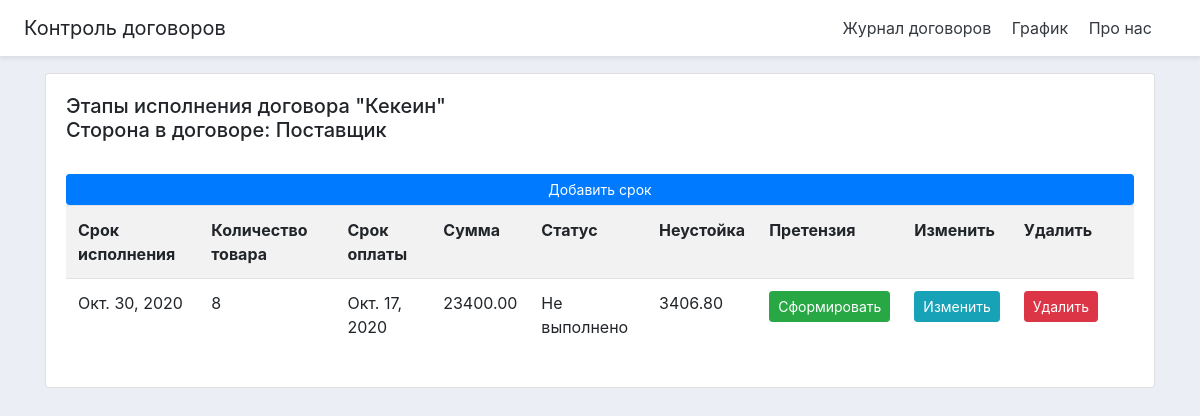
The app's page /table/14/ with its own data.
### main/models.py (models this page shows, shortened)
class Contract(models.Model):
    type = 'Поставки'
    date_of_signing = models.DateField('Дата подписания')
    SIDE_CHOICES = [
        ('Поставщик', 'Поставщик'),
        ('Покупатель', 'Покупатель')
    ]
    side = models.CharField(
        'Сторона в договоре',
        max_length=10,
        choices=SIDE_CHOICES,
        default='Покупатель',
    )
    title = models.CharField('Наименование Организации', max_length=200)
    director = models.CharField('Генеральный директор', max_length=100)
    legal_address = models.CharField('Адрес', max_length=254)
    email = models.EmailField('E-mail', max_length=200)
    number_of_contract = models.CharField('Номер договора', max_length=250)
    terms = models.TextField('Содержание работ', null=True)
    name = models.CharField('Наименование', max_length=120)
    amount = models.IntegerField('Количество')
    file = models.FileField('Прикрепленный файл', blank=True, upload_to='static/uploads/%Y/%m/%d/')
    period_of_execution = models.DateField('Срок выполнения')
    date_of_creation = models.DateField('Дата создания', auto_now_add=True)
    PAYMENT = 'На этапе оплаты'
    SIGNING = 'На этапе подписывания'
    STATUS_CHOICES = [
        (PAYMENT, 'На этапе оплаты'),
        (SIGNING, 'На этапе подписывания')
    ]
    status = models.CharField(
        'Статус',
        max_length=21,
        choices=STATUS_CHOICES,
        default=SIGNING,
    )
    class Meta:
        verbose_name = 'Договор'
        verbose_name_plural = 'Договоры'

class Timing(models.Model):
    DONE = 'Выполнено'
    NOT_DONE = 'Не выполнено'
    REACTION_CHOICES = [
        (DONE, 'Выполнено'),
        (NOT_DONE, 'Не выполнено')
    ]
    contract = models.ForeignKey(Contract, null=True, on_delete=models.SET_NULL)
    execution_period = models.DateField('Срок исполнения')
    subject = models.IntegerField('Количество обещанного товара')
    payment_period = models.DateField('Срок оплаты')
    reaction = models.CharField(
        'Реакция',
        max_length=12,
        choices=REACTION_CHOICES,
        default=NOT_DONE,
    )
    amount = models.DecimalField('Сумма', max_digits=15, decimal_places=2, default=0.00)
    days = models.IntegerField('Дни разницы', default=0)  # от 0 до 32767
    penalty = models.DecimalField('Неустойка', max_digits=15, decimal_places=2, default=0.00)
    paid = models.DecimalField('Заплачено', max_digits=15, decimal_places=2, default=0.00)
    delivered = models.IntegerField('Доставлено', default=0)
    class Meta:
        verbose_name = 'Срок'
        verbose_name_plural = 'Сроки'

### main/views.py (the view)
# urls.py: path('table/<contract_id>/', views.table, name='table'),
def table(request, contract_id):
    days = 0
    contract = Contract.objects.get(id=contract_id)
    timing = contract.timing_set.all()
    n = datetime.datetime.date(datetime.datetime.now())
    for i in timing:
        if i.contract.side == 'Покупатель' and i.reaction == 'Не выполнено' and n > i.execution_period:
            days = (n - i.execution_period).days
            if days > i.days:
                i.penalty += round(decimal.Decimal(0.001 * abs(-i.days + days)) *
                                   (i.subject - i.delivered) * i.amount / i.subject, 2)
                i.days = days
                i.save()
        elif i.contract.side == 'Поставщик' and i.reaction == 'Не выполнено' and n > i.payment_period:
            days = (n - i.payment_period).days
            if days > i.days:
                i.penalty += round(decimal.Decimal(0.001 * abs(-i.days + days))
                                   * (i.amount - i.paid), 2)
                i.days = days
                i.save()
                context = {'title': 'Сроки договора', 'contract': contract, 'timing': timing, 'n': n, 'days': days}
    return render(request, 'main/table.html', context)

### main/templates/main/table.html (shortened to what this page needs)
{%extends 'main/base.html' %}
{% block content %}
    <div class="card card-body">
    <h5>Этапы исполнения договора "{{ contract.number_of_contract }}" <br/> Сторона в договоре: {{ contract.side }} </h5><br>
        <a class="btn btn-primary  btn-sm btn-block" href="{% url 'create_timing' contract.id %}">Добавить срок</a>
        <table class="table table-striped">
            <tr>
              <th scope="col">Срок исполнения</th>
              <th scope="col">Количество товара</th>
              <th scope="col">Срок оплаты</th>
              <th scope="col">Сумма</th>
              <th scope="col">Статус </th>
              <th scope="col">Неустойка</th>
              <th scope="col">Претензия</th>
              <th scope="col">Изменить</th>
              <th scope="col">Удалить</th>
                <th> </th>
            </tr>
            {% for object in timing %}
              <tr>
                  <td>{{object.execution_period }}</td>
                  <td>{{object.subject}}</td>
                  <td>{{object.payment_period}}</td>
                  <td>{{object.amount}}</td>
                  <td>{{object.reaction}}</td>
                  <td>{{object.penalty}}</td>
                  {% if object.contract.side == 'Покупатель'%}
                      {% if object.reaction == 'Не выполнено' and n > object.execution_period %}
                          <td><a class="btn btn-sm btn-success" href="">Сформировать</a></td>
                      {% else %}
                          <td><a class="btn btn-sm btn-outline-secondary" href="">Сформировать</a></td>
                      {% endif %}
                  {% elif object.contract.side == 'Поставщик'%}
                      {% if object.reaction == 'Не выполнено' and n > object.payment_period %}
                          <td><a class="btn btn-sm btn-success" href="">Сформировать</a></td>
                      {% else %}
                          <td><a class="btn btn-sm btn-outline-secondary" href="">Сформировать</a></td>
                      {% endif %}
                  {% endif  %}
                  <td><a class="btn btn-sm btn-info" href="{% url 'update_timing' object.id %}">Изменить</a></td>
                  <td><a class="btn btn-sm btn-danger" href="{% url 'delete_timing' object.id %}">Удалить</a></td>
                 <td>{{ i.days }}</td>
              </tr>
          {%  endfor %}
        </table>
    </div>
{% endblock %}

### main/templates/main/base.html (style rules this page uses)
body { background-color: #ebeff5; }

### records on screen
Contract: number_of_contract "Кекеин", side "Поставщик"
Timing: execution_period "Окт. 30, 2020", subject "8", payment_period "Окт. 17, 2020", amount "23400.00", reaction "Не выполнено", penalty "3406.80", shows "Сформировать"
